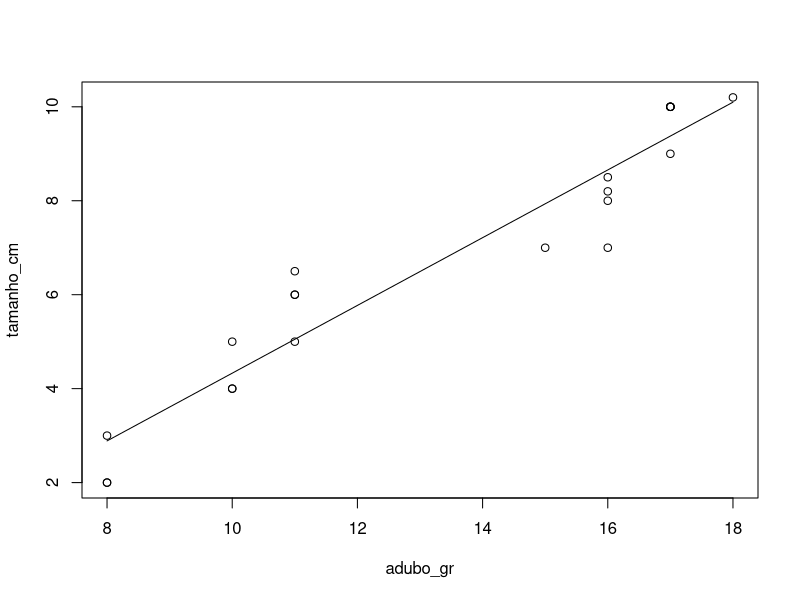
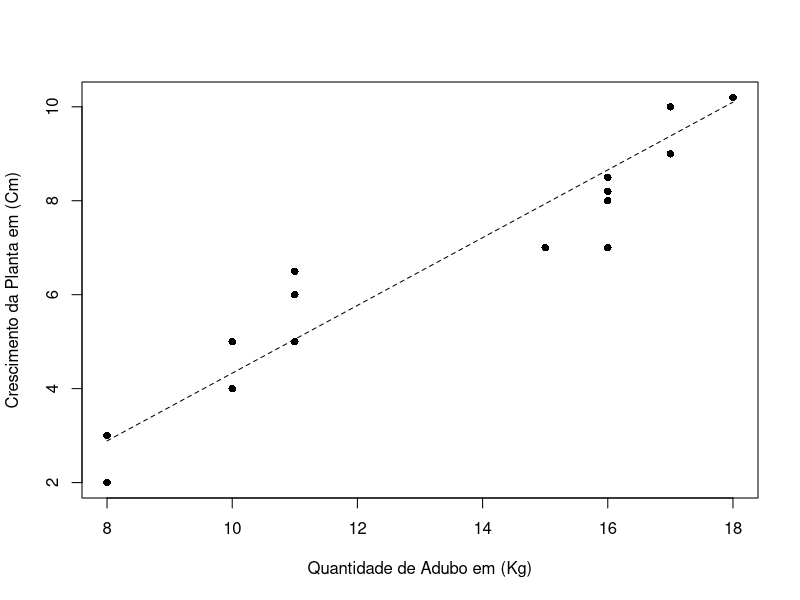

Reproduce these figures in R, in order.
#Aula 07 - Estatística básica com R

getwd()

#Mostra o local de trabalho atual

setwd()

#Utilizado na navegação das pastas

read.csv("tabela.csv")

library(readr)
tabela <- read.csv("tabela.csv", h=T)
View(tabela)

library(readr)
tabela <- read_delim("tabela.csv", ";", escape_double = FALSE, 
                     trim_ws = TRUE)
View(tabela)

summary(tabela)

#Definição do objeo principal

attach(tabela)

#Aula 07 - Regressões Lineares

tabela
dados <-tabela

dados
View(dados)

modelo <-lm(tamanho_cm~adubo_gr)

summary(dados)

anova(modelo)
summary(modelo)

#Aula 07 - Regressões Lineares - Parte 2 - Gráficos de regressão liner

#Fazendo gráfico com o comando polt

plot(tamanho_cm~adubo_gr)

curve(-2.88133+0.72110*x,add = T)

plot(tamanho_cm~adubo_gr,xlab = 'Quantidade de Adubo em (Kg)', ylab = 'Crescimento da Planta em (Cm)', pch = 16)

curve(-2.88133+0.72110*x,add = T, lty = 2)

#Aula 07 -  Parte 01 - Análise de variância

